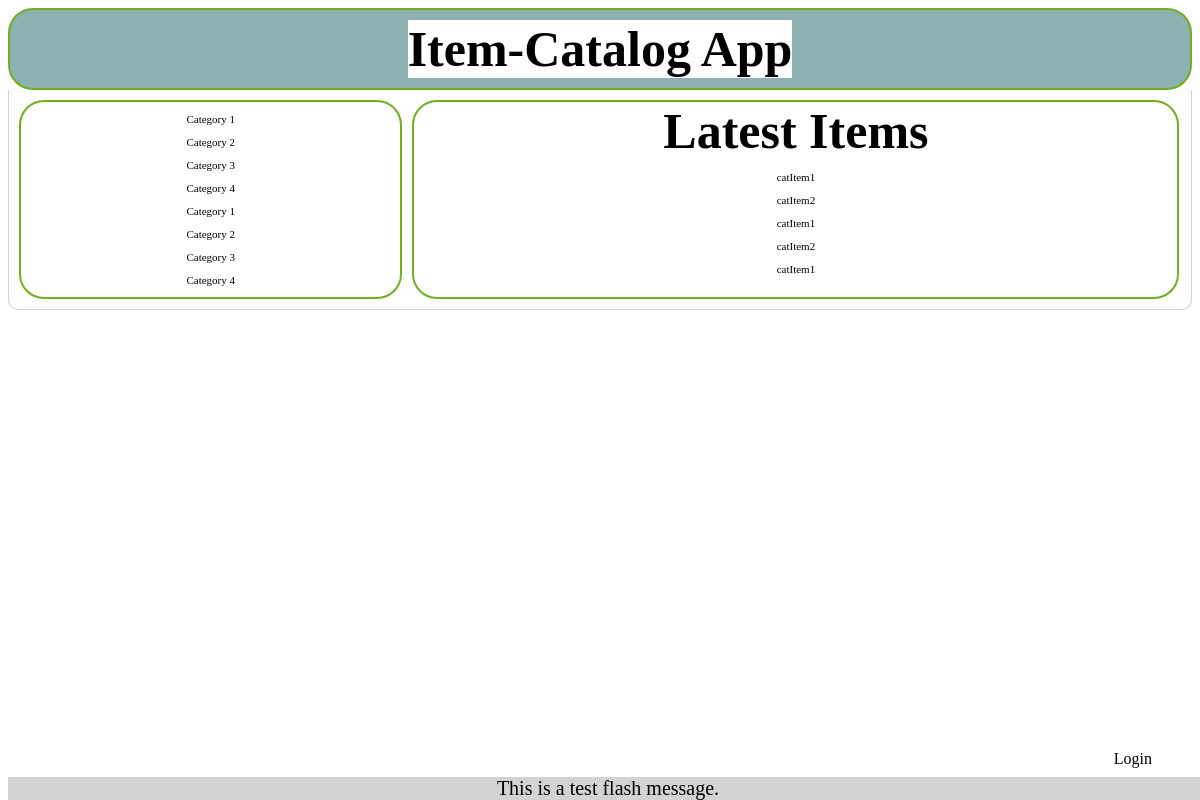
Before: /main/ with the older database file.
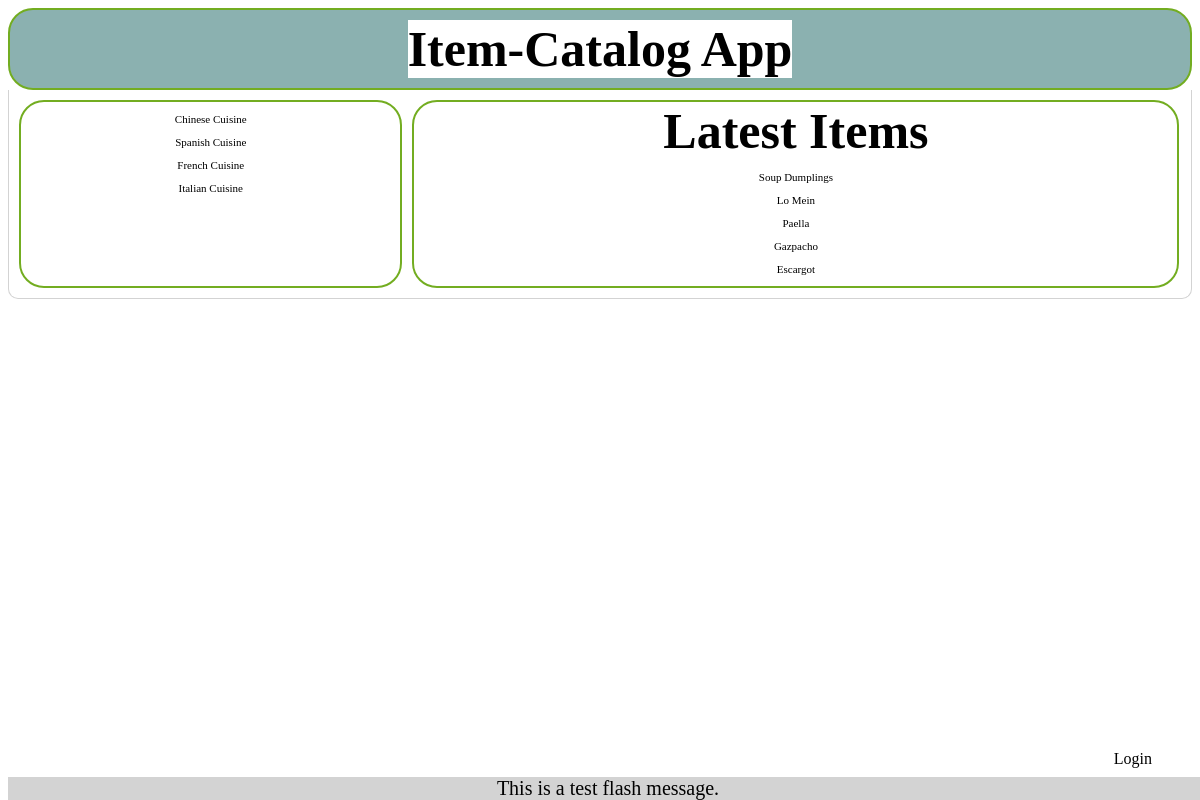
After: the same page with the newer database file.
### database_setup.py (models this page shows, shortened)
class Category(Base):
	__tablename__ = 'category'
	name = Column(String(80), nullable = False)
	id = Column(Integer, primary_key = True)
	user_id = Column(Integer, ForeignKey('user.id'))
	user = relationship(User)

class Item(Base):
	__tablename__ = 'item'
	name = Column(String(80), nullable = False)
	id = Column(Integer, primary_key = True)
	description = Column(String(500))
	user_id = Column(Integer, ForeignKey('user.id'))
	user = relationship(User)
	category_id = Column(Integer, ForeignKey('category.id'))
	category = relationship(Category)

### main.py (the view)
@app.route('/')
@app.route('/main/')
def mainMenu():
	"""Returns a list of categories in the menu pane and the latest 5 added
	items in the item pane."""
	categories = session.query(Category).all()
	latestItems = session.query(Item).limit(5)
	return render_template('main.html', categories=categories, latestItems=latestItems)

### templates/main.html (shortened to what this page needs)
<!DOCTYPE html>
<html lang="en" xmlns="http://www.w3.org/1999/xhtml">
<head>
	<link rel="stylesheet" type=text/css href="{{url_for('static', filename='main.css')}}">
</head>
<body>
	<header class="header">
		<div class="title">
			<a href="{{url_for('mainMenu')}}"><h1>Item-Catalog App</h1></a>
		</div>
	</header>
	<div class="container">
		<div class="grid-container">
			<div class="menu">
                {% for category in categories %}
                <p>
					<a href="{{url_for('categoryItems', category_id = category.id)}}"> {{category.name}}</a>
                </p>
                {% else %}
                    <h3> This is a test, no entries </h3>
				{% endfor %}
			</div>
			<div class="item">
				{% for item in items %}
					<p>
                        <h3>{{item.name}}</h3><br>
                        <br>{{item.description}} <br>
                    </p>
                {% else %}
                    <h1>Latest Items</h1>
                    {% for latestItem in latestItems %}
                    <p>
                        {{latestItem.name}}
                    </p>
                    {% else %}
                        <h3> This is a test for no entries </h3>
                    {% endfor %}
				{% endfor %}
			</div>
        </div>
    </div>
    <a class="loginbutton" href="{{url_for('login')}}">Login</a>
    <div class="flash">
        {% with messages = get_flashed_messages() %}
            {% if messages %}
                <ul>
                {% for message in messages %}
                    <li>{{message}}</li>
                {% endfor %}
                </ul>
            {% else %}
                This is a test flash message.
            {% endif %}
        {% endwith %}
    </div>
</body>
</html>

### static/main.css (style rules this page uses)
h1 { font-size: 50px; font-family: "Bradley Hand", cursive; margin: 0; }
.header { border-bottom: 6px solid #7d97ad; background-color: #8bb1b0; border: 2px solid #73AD21; border-radius: 25px; border-style: solid; color: #2d3c49; display: flex; }
.title { display:inline-block; padding:10px; text-align:center; width:100%; }
a:link { background-color: white; color: black; text-align: center; text-decoration: none; display: inline-block; }
body { background-color: #ffffff; font-family: "Apple Chancery", cursive; }
.container { border: 1px lightgrey; border-right-style: solid; border-left-style: solid; border-bottom-style: solid; border-bottom-right-radius: 10px; border-bottom-left-radius: 10px; }
.flash { background-color: lightgrey; bottom: 0px; font-size: 20px; text-align: center; position: fixed; width: 100%; }
.grid-container { display: grid; grid-template-columns: 33% 66%; grid-gap: 10px; padding: 10px; }
.grid-container > div { border: 2px solid #73AD21; border-radius: 25px; border-style: solid; text-align: center; font-size: 11px; }
.loginbutton { position: fixed; bottom: 4%; right: 4%; }
.menu { float: left; }
.item { float: right; }

Changed rows visible on the page:
removed Category: name "Category 1"
removed Category: name "Category 2"
removed Category: name "Category 3"
removed Category: name "Category 4"
removed Item: name "catItem1"
removed Item: name "catItem2"
removed Item: name "catItem1"
removed Item: name "catItem2"
removed Item: name "catItem1"
changed Category: name "Category 1" → "Chinese Cuisine"
changed Category: name "Category 2" → "Spanish Cuisine"
changed Category: name "Category 3" → "French Cuisine"
changed Category: name "Category 4" → "Italian Cuisine"
added Item: name "Soup Dumplings"
added Item: name "Lo Mein"
added Item: name "Paella"
added Item: name "Gazpacho"
added Item: name "Escargot"
